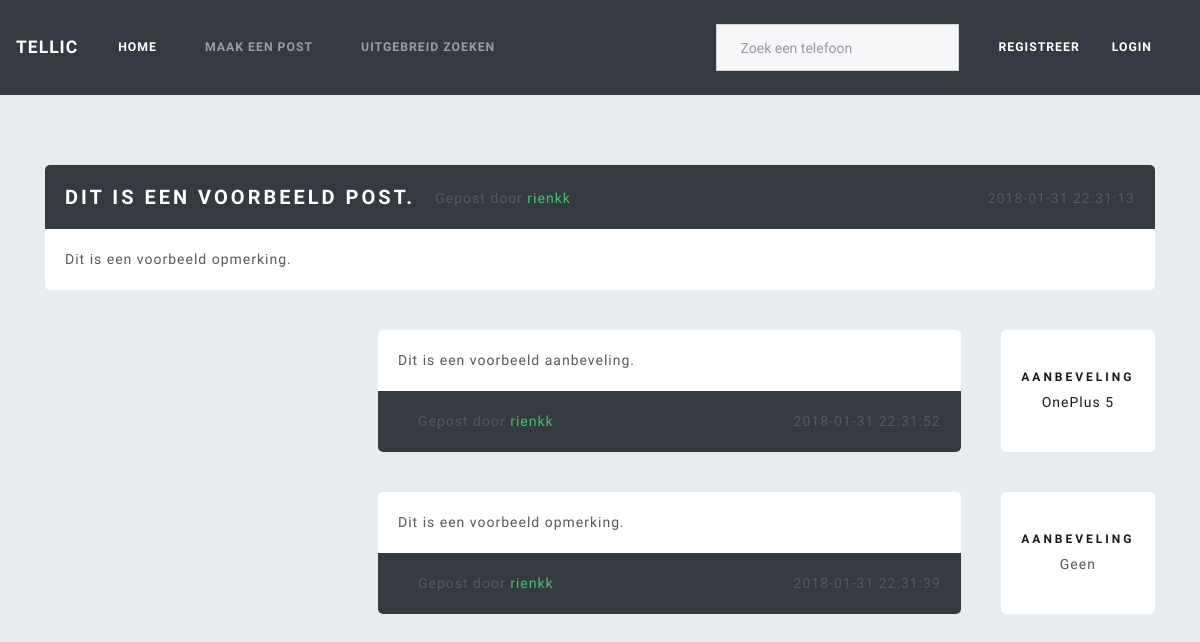
/post/1, run on the app's committed database.
### models.py (models this page shows, shortened)
class Post(db.Model):
    id = db.Column(db.Integer, primary_key=True)
    user_id = db.Column(db.Integer, db.ForeignKey('user.id'), nullable=False)
    title = db.Column(db.String(255), nullable=False)
    text = db.Column(db.String(255), nullable=False)
    created_on = db.Column(db.DateTime, server_default=db.func.now())
    replies = db.relationship('Reply', backref='post', lazy=True)

class User(db.Model):
    id = db.Column(db.Integer, primary_key=True)
    username = db.Column(db.String(80), unique=True, nullable=False)
    password = db.Column(db.String(255), nullable=False, server_default='')
    created_on = db.Column(db.DateTime, server_default=db.func.now())
    posts = db.relationship('Post', backref='user', lazy=True)
    replies = db.relationship('Reply', backref='user', lazy=True)
    favorites = db.relationship('Favorite', backref='user', lazy=True)

class Reply(db.Model):
    id = db.Column(db.Integer, primary_key=True)
    user_id = db.Column(db.Integer, db.ForeignKey('user.id'), nullable=False)
    post_id = db.Column(db.Integer, db.ForeignKey('post.id'), nullable=False)
    text = db.Column(db.String(255), nullable=False)
    phone = db.Column(db.String(80), nullable=True)
    created_on = db.Column(db.DateTime, server_default=db.func.now())
    posts = db.relationship('Post', backref='reply', lazy=True)

### controllers.py (the view)
@app.route("/post/<post_id>")
def post(post_id):
    if request.method == "GET":
        post = Post.query.filter_by(id=post_id).first()
        replies = Reply.query.filter_by(post_id=post_id).order_by(desc(Reply.created_on)).all()
        return render_template("post.html", post=post, replies=replies)

### templates/post.html (shortened to what this page needs)
{% extends "layout.html" %}
{% block includes %}
  <link rel="stylesheet" type="text/css" href="{{ url_for('static', filename='styles/post.css') }}">
{% endblock %}
{% block main %}
  <div class="container">
    <div class="post">
      <div class="upper bg-dark">
        <div class="left">
          <h4>{{post['title']}}</h4>
          <p>Gepost door <span><a class="focus" href="{{ url_for('profiel', username=post.user['username']) }}">{{ post.user['username'] }}</a></span></p>
        </div>
        <div class="right">
          <p>{{ post['created_on'] }}</p>
        </div>
      </div>
      <div class="post-content">{{post['text']|safe}}</div>
    </div>
    {% set paginationController = ['1'] %}
    <div class="pagination-wrapper 1">
    {% for reply in replies %}
        <div class="reply-wrapper">
          <div class="reply">
            <div class="content">{{ reply['text']|safe }}</div>
            <div class="lower bg-dark">
              <div class="left">
                <p>Gepost door <span><a class="focus" href="{{ url_for('profiel', username=reply.user['username']) }}">{{ reply.user['username'] }}</a></span></p>
              </div>
              <div class="right">
                <p>{{ reply['created_on'] }}</p>
              </div>
            </div>
          </div>
          <div class="recomendation">
            <h6>Aanbeveling</h6>
            {% if reply['phone'] != "" %}
              <span><a href="{{ url_for('display', phone=reply['phone']) }}"{{ reply['phone'] }}>{{reply['phone']}}</a></span>
            {% else %}
              <span>Geen</span>
            {% endif %}
          </div>
        </div>
      {% if loop.index % 5 == 0 %}
        </div>
        {% set paginationController = (paginationController.append(loop.index),paginationController) %}
        <div class="{{ loop.index }} pagination-wrapper none">
      {% elif loop.last %}
        </div>
      {% endif %}
    {% endfor %}
  </div>
{% endblock %}

### static/styles/post.css (style rules this page uses)
.pagination-wrapper { width: 70%; }
.container { margin-top: 70px; display: flex; align-items: flex-end; flex-direction: column; }
.post { background: white; border-radius: 5px; width: 100%; }
.post p { margin-bottom: 0px; }
.post-content { padding: 20px; }
.upper { border-top-right-radius: 5px; border-top-left-radius: 5px; width: 100%; display: flex; align-items: flex-end; justify-content: space-between; padding: 20px; }
.left { display: flex; align-items: flex-end; }
.upper p { display: block; margin: 0 0 0 20px; }
.focus { color: #4BBF73; }
.upper h4 { margin-bottom: 0px; color: white; }
.reply-wrapper { width: 100%; display: flex; margin-top: 40px; justify-content: space-between; }
.recomendation { width: calc(25% - 40px); background: white; padding: 20px; text-align: center; border-radius: 5px; }
.recomendation H6 { margin-top: 20px; }
.reply { background: white; border-radius: 5px; width: 75%; }
.lower { border-bottom-right-radius: 5px; border-bottom-left-radius: 5px; width: 100%; display: flex; align-items: flex-end; justify-content: space-between; padding: 20px; }
.reply p { margin-bottom: 0px; }
.content { padding: 20px; }
.lower p { display: block; margin: 0 0 0 20px; }

### static/styles/style.css (style rules this page uses)
body { background: #e9ecef !important; padding-bottom: 50px; }

### data on the page
Post: title "DIT IS EEN VOORBEELD POST.", created_on "2018-01-31 22:31:13", text "Dit is een voorbeeld opmerking."
User: user.username "rienkk"
Reply: text "Dit is een voorbeeld aanbeveling.", user.username "rienkk", created_on "2018-01-31 22:31:52", phone "OnePlus 5"
Reply: text "Dit is een voorbeeld opmerking.", user.username "rienkk", created_on "2018-01-31 22:31:39", phone "Geen"
